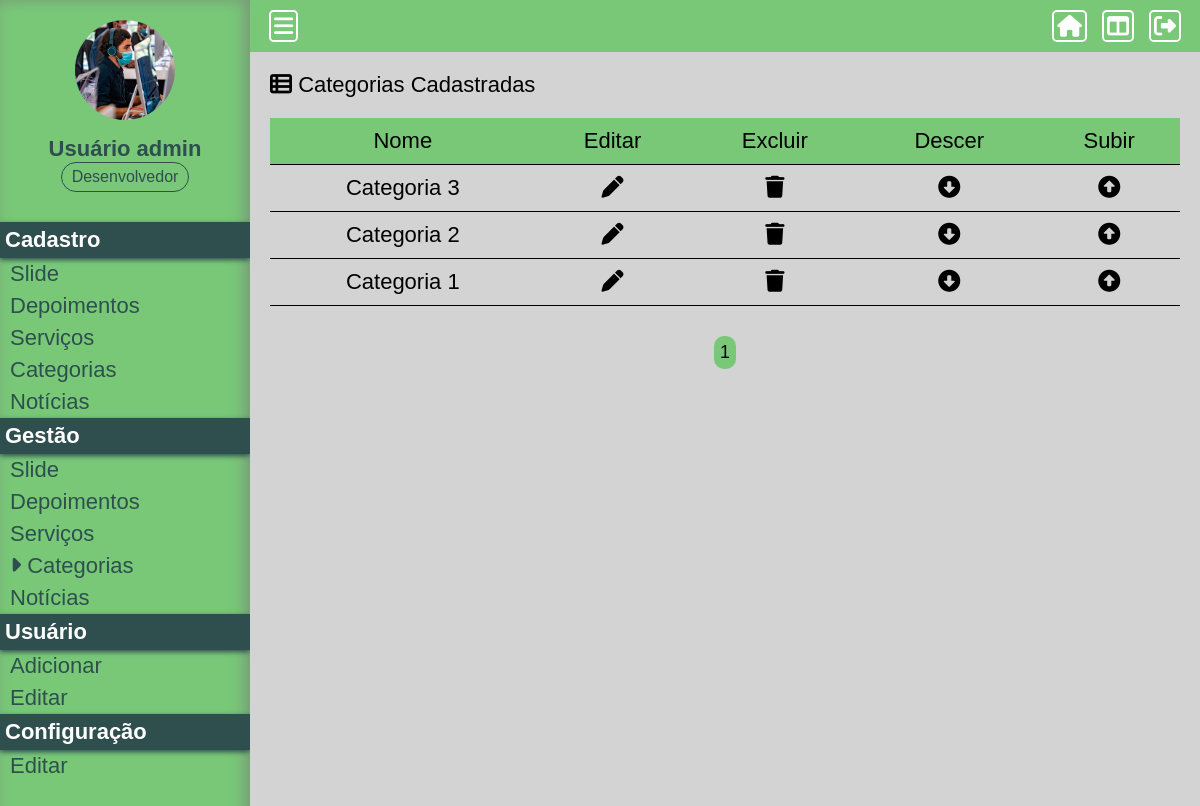
Page /Projeto01/painel/gerir-categoria (signed in) on the committed database.
### Projeto01/assets/classes/MySql.php (called while the page is built)
<?php
    class MySql {
        private static $pdo;
        public static function conectar() {
            if(self::$pdo == null) {
                try {
                    self::$pdo = new PDO('mysql:host='.HOST.';dbname='.DATABASE, USER, PASSWORD, array(PDO::MYSQL_ATTR_INIT_COMMAND => "SET NAMES utf8"));
                    self::$pdo -> setAttribute(PDO::ATTR_ERRMODE, PDO::ERRMODE_EXCEPTION);
                } catch(\Throwable $th) {
                    echo '<h4>Não foi possível realizar a conexão com o banco de dados</h4>';
                }
            }
            return self::$pdo;
        }
    }
?>

### Projeto01/painel/pages/gerir-categoria.php (the view, shortened to what this page needs)
<?php
	$paginaAtual = isset($_GET['pagina']) ? (int) $_GET['pagina'] : 1;
	$porPagina = 5;
	$categorias = Painel::getAll(TABELA_CATEGORIAS, (($paginaAtual - 1)*$porPagina), $porPagina);
?>
<div class="box-content">
	<h2><i class="fa-solid fa-table-list"></i> Categorias Cadastradas</h2>
	<div class="wraper-table">
		<table>
			<tr>
				<td>Nome</td>
				<td>Editar</td>
				<td>Excluir</td>
				<td>Descer</td>
				<td>Subir</td>
			</tr>
			<?php foreach($categorias as $key => $value) {?>
			<tr>
				<td><?php echo $value['nome']?></td>
				<td><a href="<?php echo INCLUDE_PATH_PAINEL ?>editar-categoria?id=<?php echo $value['id'];?>" class="edit"><i class="fa-solid fa-pen"></i></a></td>
				<td><a actionBtn="delete" href="<?php echo INCLUDE_PATH_PAINEL ?>gerir-categoria?excluir=<?php echo $value['id'];?>" class="delete"><i class="fa-solid fa-trash"></i></a></td>
				<td><a href="<?php echo INCLUDE_PATH_PAINEL;?>gerir-categoria?order=up&id=<?php echo $value['id'];?>" class="order-down"><i class="fa-solid fa-circle-down"></i></a></td>
				<td><a href="<?php echo INCLUDE_PATH_PAINEL;?>gerir-categoria?order=down&id=<?php echo $value['id'];?>" class="order-up"><i class="fa-solid fa-circle-up"></i></a></td>
			</tr>
			<?php }?>
		</table>
	</div>
	<div class="paginacao">
		<?php
		$totalPaginas = ceil(count(Painel::getAll(TABELA_CATEGORIAS)) / $porPagina);
		for($i = 1; $i <= $totalPaginas; $i++) {
			if($i == $paginaAtual)
				echo '<a href="'.INCLUDE_PATH_PAINEL.'gerir-categoria?pagina='.$i.'" class="page-selected">'.$i.'</a>';
			else
				echo '<a href="'.INCLUDE_PATH_PAINEL.'gerir-categoria?pagina='.$i.'">'.$i.'</a>';
		}
		?>
	</div>
</div>

### Projeto01/painel/css/style.css (style rules this page uses)
* { margin: 0; padding: 0; box-sizing: border-box; font-size: 22px; font-family: sans-serif; }
html, body { height: 100%; background-color: lightgrey; }
.box-content { padding: 20px; }
.box-content h2 { font-weight: 300; font: 22px; }
table { margin: 20px 0; width: 100%; border-collapse: collapse; text-align: center; }
table tr:nth-of-type(1) { background-color: rgb(120, 200, 120); }
table tr { border-bottom: 1px solid black; }
table td { padding: 10px; }
.edit, .delete, .order-up, .order-down { color: black; padding: 10px; }
.paginacao { margin: 10px 0; text-align: center;; }
.paginacao a { font-size: 18px; margin: 0 5px; display: inline-block; padding: 6px; border-radius: 10px; background-color: lightsteelblue; text-decoration: none; color: black; }
.paginacao a.page-selected { background-color: rgb(120, 200, 120); }
.wraper-table { overflow: auto; }

### rows in the picture
tb_admin.categorias: nome "Categoria 3"
tb_admin.categorias: nome "Categoria 2"
tb_admin.categorias: nome "Categoria 1"

### other values in the picture
$_SESSION['nome'] "Usuário admin"
Painel::pegaCargo($_SESSION['cargo']) "Desenvolvedor"
